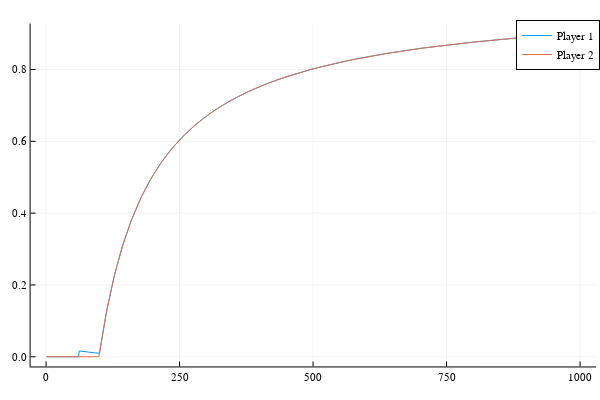

Source (notebook cell):
### Code cell
seriesB_1 = [i==2 ? 1 : 0 for i in series[1,:]]
seriesB_2 = [i==2 ? 1 : 0 for i in series[2,:]]
freq1 = accumulate(+, seriesB_1) ./ collect(1:ts_length) 
freq2 = accumulate(+, seriesB_2) ./ collect(1:ts_length)
labels=["Player 1" "Player 2"]
plot([freq1, freq2], label=labels)

### Figure 1 — Plotly figure (JSON) as saved in the notebook; plotly's stock layout.template omitted (floating-point values rounded to 4 significant figures; data arrays with more than 128 entries replaced by an {"elided": "..."} marker saying what was removed)
{"data": [{"colorbar": {"len": 0.9525, "title": "", "x": 0.9934, "y": 0.5139}, "legendgroup": "Player 1", "line": {"color": "rgba(0, 154, 250, 1.000)", "dash": "solid", "shape": "linear", "width": 1}, "mode": "lines", "name": "Player 1", "showlegend": true, "type": "scatter", "x": {"elided": "1000 int values"}, "xaxis": "x", "y": {"elided": "1000 float values"}, "yaxis": "y", "zmax": null, "zmin": null}, {"colorbar": {"len": 0.9525, "title": "", "x": 0.9934, "y": 0.5139}, "legendgroup": "Player 2", "line": {"color": "rgba(227, 111, 71, 1.000)", "dash": "solid", "shape": "linear", "width": 1}, "mode": "lines", "name": "Player 2", "showlegend": true, "type": "scatter", "x": {"elided": "1000 int values"}, "xaxis": "x", "y": {"elided": "1000 float values"}, "yaxis": "y", "zmax": null, "zmin": null}], "layout": {"annotations": [], "height": 400, "legend": {"bgcolor": "rgba(255, 255, 255, 1.000)", "bordercolor": "rgba(0, 0, 0, 1.000)", "borderwidth": 1, "font": {"color": "rgba(0, 0, 0, 1.000)", "family": "sans-serif", "size": 11}, "title": {"font": {"color": "rgba(0, 0, 0, 1.000)", "family": "sans-serif", "size": 15}, "text": ""}, "tracegroupgap": 0, "traceorder": "normal", "x": 1, "xanchor": "auto", "y": 1, "yanchor": "auto"}, "margin": {"b": 20, "l": 0, "r": 0, "t": 20}, "paper_bgcolor": "rgba(255, 255, 255, 1.000)", "plot_bgcolor": "rgba(255, 255, 255, 1.000)", "showlegend": true, "width": 600, "xaxis": {"anchor": "y", "domain": [0.05101, 0.9934], "gridcolor": "rgba(0, 0, 0, 0.100)", "gridwidth": 0.5, "linecolor": "rgba(0, 0, 0, 1.000)", "mirror": false, "range": [-28.97, 1030.0], "showgrid": true, "showline": true, "showticklabels": true, "tickangle": 0, "tickcolor": "rgb(0, 0, 0)", "tickfont": {"color": "rgba(0, 0, 0, 1.000)", "family": "sans-serif", "size": 11}, "tickmode": "array", "ticks": "inside", "ticktext": ["0", "250", "500", "750", "1000"], "tickvals": [0, 250, 500, 750, 1000], "title": "", "titlefont": {"color": "rgba(0, 0, 0, 1.000)", "family": "sans-serif", "size": 15}, "type": "-", "visible": true, "zeroline": false, "zerolinecolor": "rgba(0, 0, 0, 1.000)"}, "yaxis": {"anchor": "x", "domain": [0.03762, 0.9902], "gridcolor": "rgba(0, 0, 0, 0.100)", "gridwidth": 0.5, "linecolor": "rgba(0, 0, 0, 1.000)", "mirror": false, "range": [-0.02703, 0.928], "showgrid": true, "showline": true, "showticklabels": true, "tickangle": 0, "tickcolor": "rgb(0, 0, 0)", "tickfont": {"color": "rgba(0, 0, 0, 1.000)", "family": "sans-serif", "size": 11}, "tickmode": "array", "ticks": "inside", "ticktext": ["0.0", "0.2", "0.4", "0.6", "0.8"], "tickvals": [0, 0.2, 0.4, 0.6, 0.8], "title": "", "titlefont": {"color": "rgba(0, 0, 0, 1.000)", "family": "sans-serif", "size": 15}, "type": "-", "visible": true, "zeroline": false, "zerolinecolor": "rgba(0, 0, 0, 1.000)"}}}
